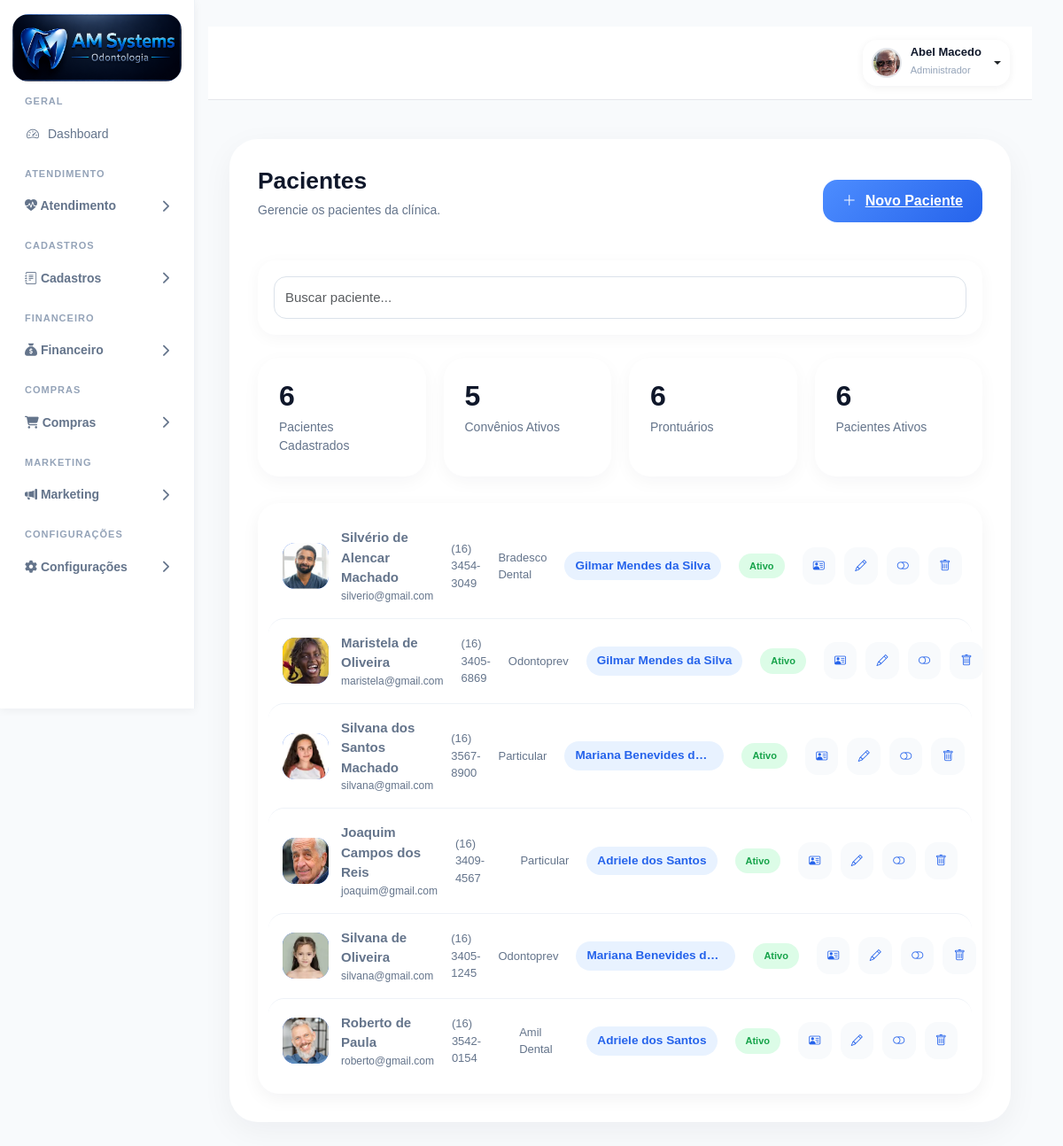
The page /pacientes/ (signed in) on the database as committed earlier.
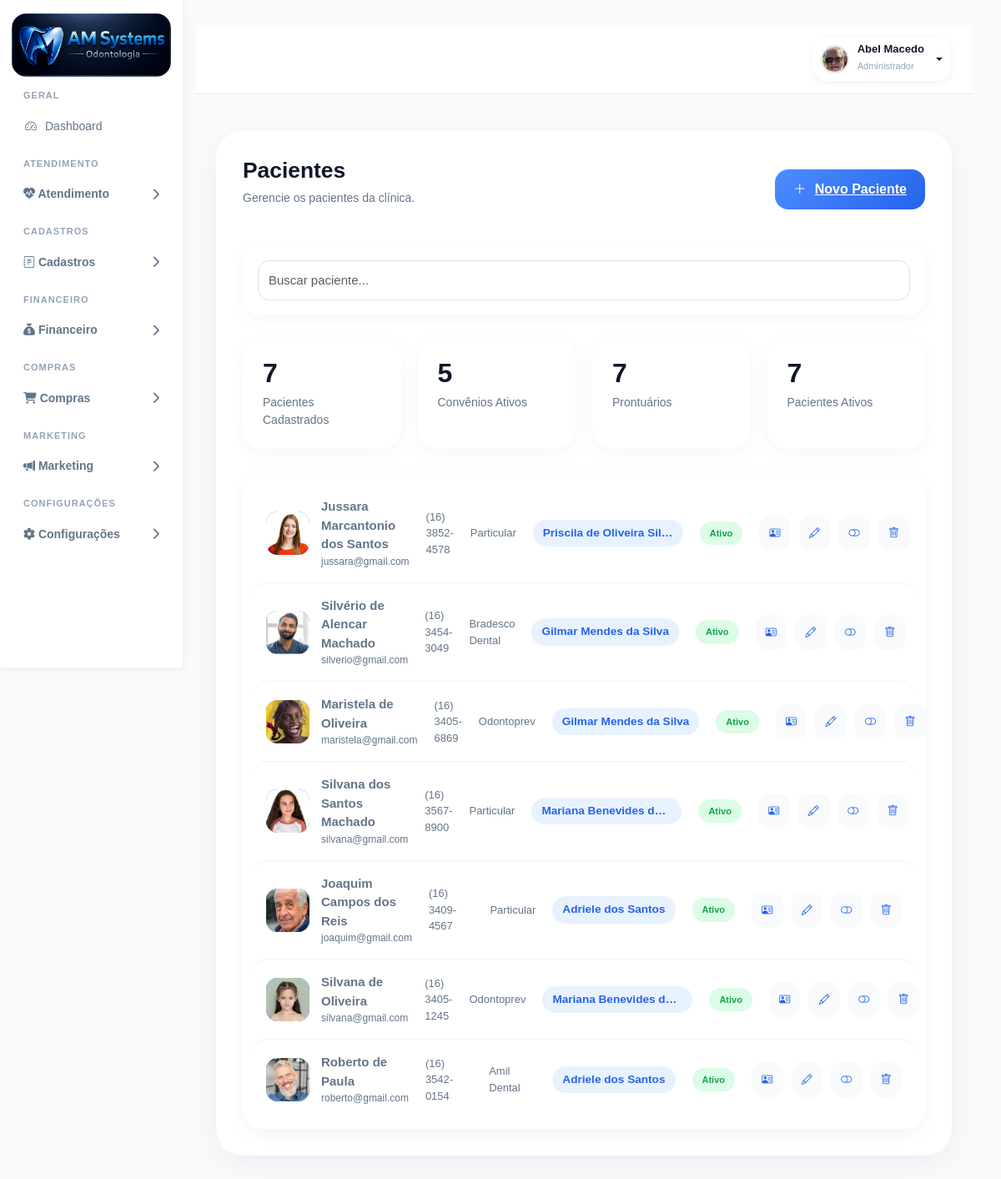
The same page on the database as committed later.
### accounts/models.py (models this page shows, shortened)
class Paciente(models.Model):
    foto = models.ImageField(
        upload_to='pacientes/',
        blank=True,
        null=True
    )
    nome = models.CharField(
        max_length=200
    )
    cpf = models.CharField(
        max_length=14,
        blank=True,
        null=True
    )
    rg = models.CharField(
        max_length=20,
        blank=True,
        null=True
    )
    nascimento = models.DateField(
        blank=True,
        null=True
    )
    genero = models.CharField(
        max_length=20,
        blank=True,
        null=True
    )
    estado_civil = models.CharField(
        max_length=30,
        blank=True,
        null=True
    )
    profissao = models.CharField(
        max_length=100,
        blank=True,
        null=True
    )
    telefone = models.CharField(
        "Telefone",
        max_length=20,
        blank=True,
        null=True,
    )
    whatsapp = models.CharField(
        "WhatsApp",
        max_length=20,
        blank=True,
        null=True,
    )
    email = models.EmailField(
        "E-mail",
        blank=True,
        null=True,
    )
    cep = models.CharField(
        "CEP",
        max_length=10,
        blank=True,
        null=True,
    )
    endereco = models.CharField(
        "Endereço",
        max_length=255,
        blank=True,
        null=True,
    )
    numero = models.CharField(
        "Número",
        max_length=20,
        blank=True,
        null=True,
    )
    complemento = models.CharField(
        "Complemento",
        max_length=100,
        blank=True,
        null=True,
    )
    bairro = models.CharField(
        "Bairro",
        max_length=100,
        blank=True,
        null=True,
    )
    cidade = models.CharField(
        "Cidade",
        max_length=100,
        blank=True,
        null=True,
        db_index=True,
    )
    estado = models.CharField(
        "UF",
        max_length=2,
        blank=True,
        null=True,
    )
    convenio = models.CharField(
        "Convênio",
        max_length=100,
        blank=True,
        null=True,
    )
    carteirinha = models.CharField(
        "Carteirinha",
        max_length=100,
        blank=True,
        null=True,
    )
    alergias = models.TextField(
        "Alergias",
        blank=True,
        null=True,
    )
    medicamentos = models.TextField(
        "Medicamentos em uso",
        blank=True,
        null=True,
    )
    observacoes = models.TextField(
        "Observações",
        blank=True,
        null=True,
    )
    responsavel = models.CharField(
        "Responsável",
        max_length=200,
        blank=True,
        null=True,
    )
    cpf_responsavel = models.CharField(
        "CPF do Responsável",
        max_length=14,
        blank=True,
        null=True,
    )
    telefone_responsavel = models.CharField(
        "Telefone do Responsável",
        max_length=20,
        blank=True,
        null=True,
    )
    dentista = models.ForeignKey(
        User,
        verbose_name="Dentista Responsável",
        on_delete=models.SET_NULL,
        null=True,
        blank=True,
        related_name="pacientes_responsavel",
    )
    ativo = models.BooleanField(
        default=True,
    )
    criado_em = models.DateTimeField(
        auto_now_add=True,
    )
    atualizado_em = models.DateTimeField(
        auto_now=True,
    )

### accounts/views.py (the view, shortened to what this page needs)
@login_required(login_url='/')
@permissao_required("pacientes", "visualizar")
def pacientes_view(request):
    perfil = request.user.perfil.tipo_usuario
    if perfil == 'dentista':
        pacientes = Paciente.objects.filter(
            dentista=request.user
        ).order_by('-id')
    else:
        pacientes = Paciente.objects.all().order_by('-id')
    convenios = Convenio.objects.filter(
        ativo=True
    ).order_by('nome')
    dentistas = User.objects.filter(
        perfil__tipo_usuario='dentista'
    ).order_by('first_name')
    context = {
        'pacientes': pacientes,
        'convenios': convenios,
        'dentistas': dentistas,
    }
    return render(
        request,
        'accounts/pacientes.html',
        context
    )

### accounts/permissions.py (called while the page is built, shortened)
def tem_permissao(usuario, codigo_modulo, acao="visualizar"):
    print("=" * 60)
    print("USUÁRIO:", usuario.username)
    print("MÓDULO:", codigo_modulo)
    print("AÇÃO:", acao)
    if not usuario.is_authenticated:
        print("Usuário não autenticado")
        return False
    if usuario.is_superuser:
        print("Superusuário")
        return True

def permissao_required(modulo, acao="visualizar"):
    def decorator(view_func):
        @wraps(view_func)
        def _wrapped_view(request, *args, **kwargs):
            if not request.user.is_authenticated:
                return redirect("login")
            return view_func(request, *args, **kwargs)
        return _wrapped_view
    return decorator

### accounts/templatetags/permissions_tags.py (called while the page is built)
@register.simple_tag
def possui_permissao(user, modulo, acao="visualizar"):
    print(
        "TAG:",
        user.username,
        modulo,
        acao
    )
    from accounts.permissions import tem_permissao
    resultado = tem_permissao(user, modulo, acao)
    print("RESULTADO:", resultado)
    return resultado

### accounts/templates/accounts/pacientes.html (shortened to what the changed rows need)
{% extends 'accounts/base.html' %}
{% load static %}
{% block extra_css %}
<link rel="stylesheet" href="{% static 'css/pacientes.css' %}">
{% endblock %}
{% block content %}
<div class="page-wrapper">
    <div class="page-card">
        <div class="page-header">
            <div>
                <h1 class="page-title">
                    Pacientes
                </h1>
            </div>
        </div>
        <div class="stats-grid">
            <div class="stats-card">
                <h3>
                    {{ pacientes|length }}
                </h3>
                <p>
                    Pacientes Cadastrados
                </p>
            </div>
            <div class="stats-card">
                <h3>
                    {{ pacientes|length }}
                </h3>
                <p>
                    Prontuários
                </p>
            </div>
            <div class="stats-card">
                <h3>
                    {{ pacientes|length }}
                </h3>
                <p>
                    Pacientes Ativos
                </p>
            </div>
        </div>
        <div class="patients-list">
            {% for paciente in pacientes %}
            <div class="patient-row">
                <div class="patient-col patient-col-main">
                    <div class="patient-thumb">
                        {% if paciente.foto %}
                        <img src="{{ paciente.foto.url }}" alt="{{ paciente.nome }}">
                        {% else %}
                        {{ paciente.nome|slice:":1" }}
                        {% endif %}
                    </div>
                    <div>
                        <div class="patient-row-name">
                            {{ paciente.nome }}
                        </div>
                        <div class="patient-row-email">
                            {{ paciente.email|default:"Sem e-mail" }}
                        </div>
                    </div>
                </div>
                <div class="patient-col">
                    {{ paciente.telefone|default:"—" }}
                </div>
                <div class="patient-col">
                    {{ paciente.convenio|default:"Particular" }}
                </div>
                <div class="patient-col">
                    {% if paciente.dentista %}
                    <span class="dentista-badge">
                        {{ paciente.dentista.get_full_name|default:paciente.dentista.username }}
                    </span>
                    {% else %}
                    <span class="text-muted">
                        Não definido
                    </span>
                    {% endif %}
                </div>
                <div class="patient-col">
                    {% if paciente.ativo %}
                    <span class="status-badge status-ativo">
                        Ativo
                    </span>
                    {% else %}
                    <span class="status-badge status-inativo">
                        Inativo
                    </span>
                    {% endif %}
                </div>
                <div class="patient-col actions">
                    <a href="{% url 'perfil_paciente' paciente.id %}" class="action-btn" title="Perfil">
                        <i class="bi bi-person-vcard"></i>
                    </a>
                    <a href="{% url 'editar_paciente' paciente.id %}" class="action-btn" title="Editar">
                        <i class="bi bi-pencil"></i>
                    </a>
                    {% if paciente.ativo %}
                    <a href="{% url 'alterar_status_paciente' paciente.id %}" class="action-btn" title="Inativar">
                        <i class="bi bi-toggle-off"></i>
                    </a>
                    {% else %}
                    <a href="{% url 'alterar_status_paciente' paciente.id %}" class="action-btn" title="Ativar">
                        <i class="bi bi-toggle-on"></i>
                    </a>
                    {% endif %}
                    <a href="{% url 'excluir_paciente' paciente.id %}" class="action-btn action-btn-danger"
                        title="Excluir">
                        <i class="bi bi-trash"></i>
                    </a>
                </div>
            </div>
            {% empty %}
            <div class="patient-empty">
                Nenhum paciente cadastrado.
            </div>
            {% endfor %}
        </div>
        {% endblock %}

Rows that differ between the two databases and show on the page:
added Paciente: foto (picture), nome "Jussara Marcantonio dos Santos", email "jussara@gmail.com", telefone "(16) 3852-4578", convenio "Particular", dentista.get_full_name "Priscila de Oliveira Silva", ativo "Ativo"
Other text that changed with them:
{{ pacientes|length }}: "6" → "7"
